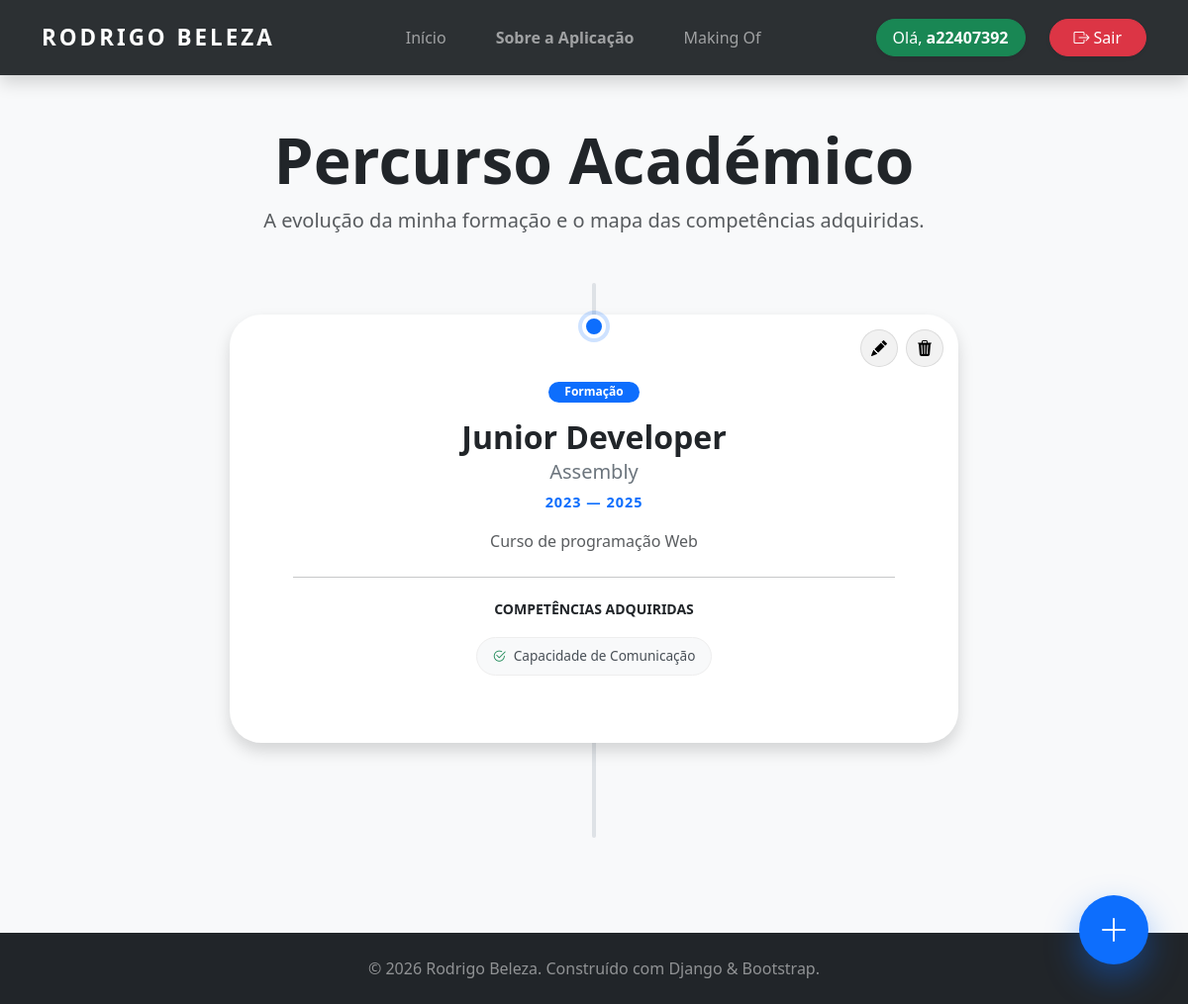
/percurso/ (signed in), run on an earlier commit of the app's database.
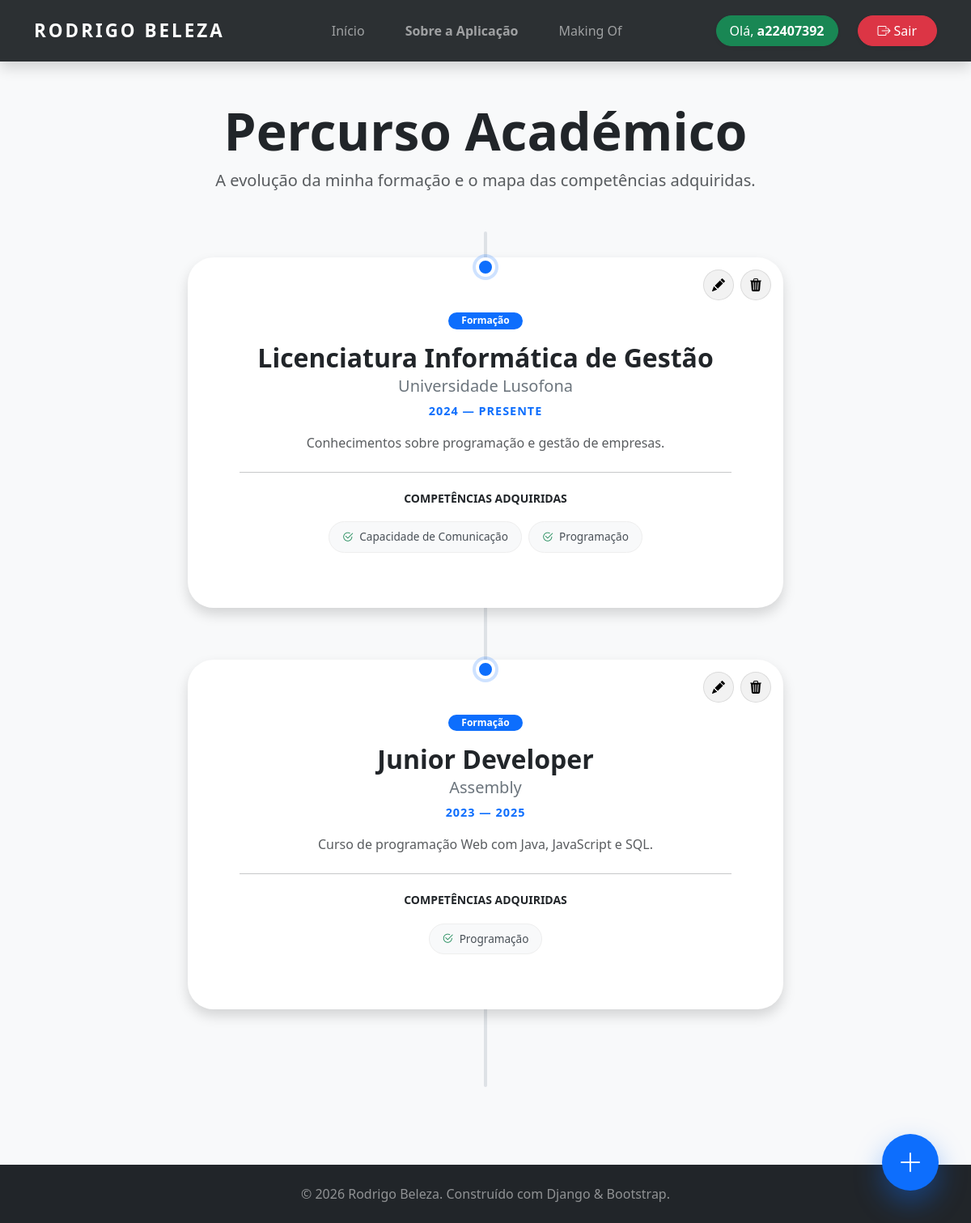
And on a later commit of the database.
### portfolio/models.py (models this page shows, shortened)
class Formacao(models.Model):
    designacao = models.CharField(max_length=200)
    instituicao = models.CharField(max_length=200)
    data_inicio = models.DateField()
    data_fim = models.DateField(blank=True, null=True)
    descricao = models.TextField()
    competencias_adquiridas = models.ManyToManyField(Competencia, blank=True, related_name='formacoes')
    class Meta:
        ordering = ['-data_inicio']

class Competencia(models.Model):
    CATEGORIA_CHOICES = [
        ('Soft', 'Soft Skill'),
        ('Hard', 'Hard Skill'),
    ]
    NIVEL_CHOICES = [
        ('Iniciante', 'Iniciante'),
        ('Intermédio', 'Intermédio'),
        ('Avançado', 'Avançado'),
    ]
    nome = models.CharField(max_length=100)
    categoria = models.CharField(max_length=10, choices=CATEGORIA_CHOICES)
    nivel = models.CharField(max_length=20, choices=NIVEL_CHOICES)

### portfolio/views.py (the view, shortened to what this page needs)
# urls.py: path('percurso/', views.percurso_view, name='percurso'),
@login_required
def percurso_view(request):
    context = {
        'formacoes': Formacao.objects.all(),
        'todas_competencias': Competencia.objects.all(),
    }
    return render(request, 'portfolio/percurso.html', context)

### portfolio/templates/portfolio/percurso.html (shortened to what this page needs)
{% extends 'portfolio/base.html' %}
{% block content %}
<div class="container py-5">
    <div class="text-center mb-5">
        <h1 class="display-3 fw-bold">Percurso Académico</h1>
        <p class="lead text-muted">A evolução da minha formação e o mapa das competências adquiridas.</p>
    </div>
    <div class="timeline-container">
        {% for formacao in formacoes %}
        <div class="timeline-item">
            <div class="timeline-dot"></div>
            <div class="row">
                <div class="col-lg-8 mx-auto text-center">
                    <div class="card journey-card shadow rounded-5 p-4 p-lg-5">
                        {% if request.user.is_authenticated %}
                            {% if request.user.is_superuser or request.user.groups.all.0.name == 'gestor-portfolio' %}
                            <div class="crud-actions-academic">
                                <a href="{% url 'editar_formacao' formacao.id %}" class="btn-crud-academic btn-edit">
                                    <i class="bi bi-pencil-fill"></i>
                                </a>
                                <a href="{% url 'eliminar_formacao' formacao.id %}" class="btn-crud-academic btn-delete" onclick="return confirm('Apagar este registo?')">
                                    <i class="bi bi-trash3-fill"></i>
                                </a>
                            </div>
                            {% endif %}
                        {% endif %}
                        <div class="card-body">
                            <span class="badge bg-primary rounded-pill mb-3 px-3">Formação</span>
                            <h2 class="fw-bold mb-1">{{ formacao.designacao }}</h2>
                            <h5 class="text-secondary mb-2">{{ formacao.instituicao }}</h5>
                            <p class="academic-date mb-3 text-uppercase">
                                {{ formacao.data_inicio|date:"Y" }} —
                                {% if formacao.data_fim %}{{ formacao.data_fim|date:"Y" }}{% else %}Presente{% endif %}
                            </p>
                            <p class="text-muted mb-4">{{ formacao.descricao }}</p>
                            <hr class="my-4 opacity-10">
                            <h5 class="fw-bold mb-3 small text-uppercase ls-2">Competências Adquiridas</h5>
                            <div class="d-flex flex-wrap justify-content-center">
                                {% for comp in formacao.competencias_adquiridas.all %}
                                    <span class="uc-badge"><i class="bi bi-check2-circle text-success me-1"></i> {{ comp.nome }}</span>
                                {% empty %}
                                    <span class="text-muted small">Sem competências associadas.</span>
                                {% endfor %}
                            </div>
                        </div>
                    </div>
                </div>
            </div>
        </div>
        {% endfor %}
    </div>
</div>
{% if request.user.is_authenticated %}
    {% if request.user.is_superuser or request.user.groups.all.0.name == 'gestor-portfolio' %}
    <button class="btn-add-float" data-bs-toggle="modal" data-bs-target="#modalAddAcademic" title="Novo Registo">
        <i class="bi bi-plus-lg fs-2"></i>
    </button>
    {% endif %}
{% endif %}
{% endblock %}

What changed in the data, as far as the page shows it:
added Formacao: designacao "Licenciatura Informática de Gestão", instituicao "Universidade Lusofona", data_inicio "2024", shows "PRESENTE", descricao "Conhecimentos sobre programação e gestão de empresas.", Competencia (nome "Capacidade de Comunicação")
now on this page (row unchanged): Competencia: nome "Programação"
changed Formacao "Junior Developer": descricao "Curso de programação Web" → "Curso de programação Web com Java, JavaScript e SQL."; loses Competencia (nome "Capacidade de Comunicação")
